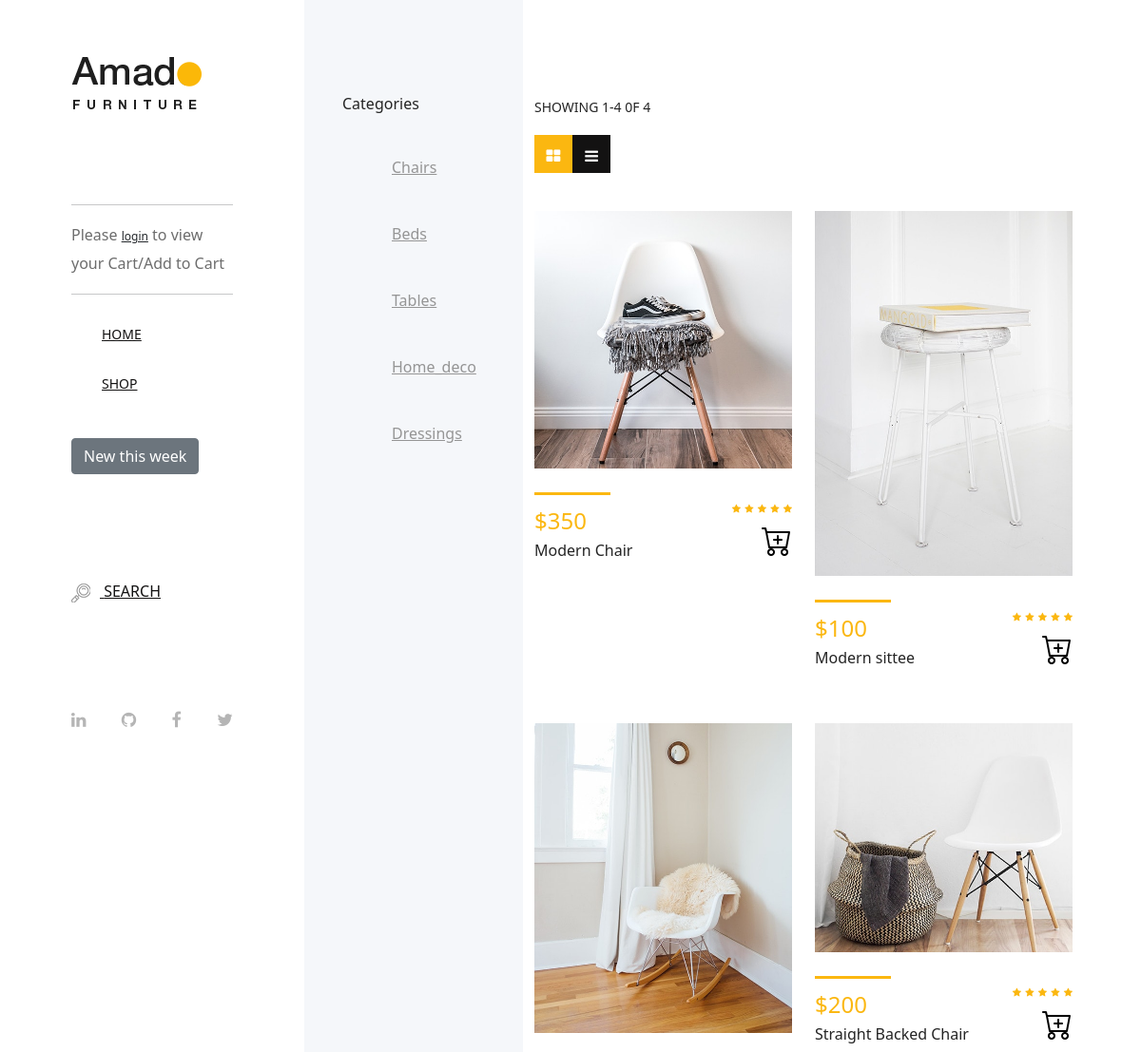
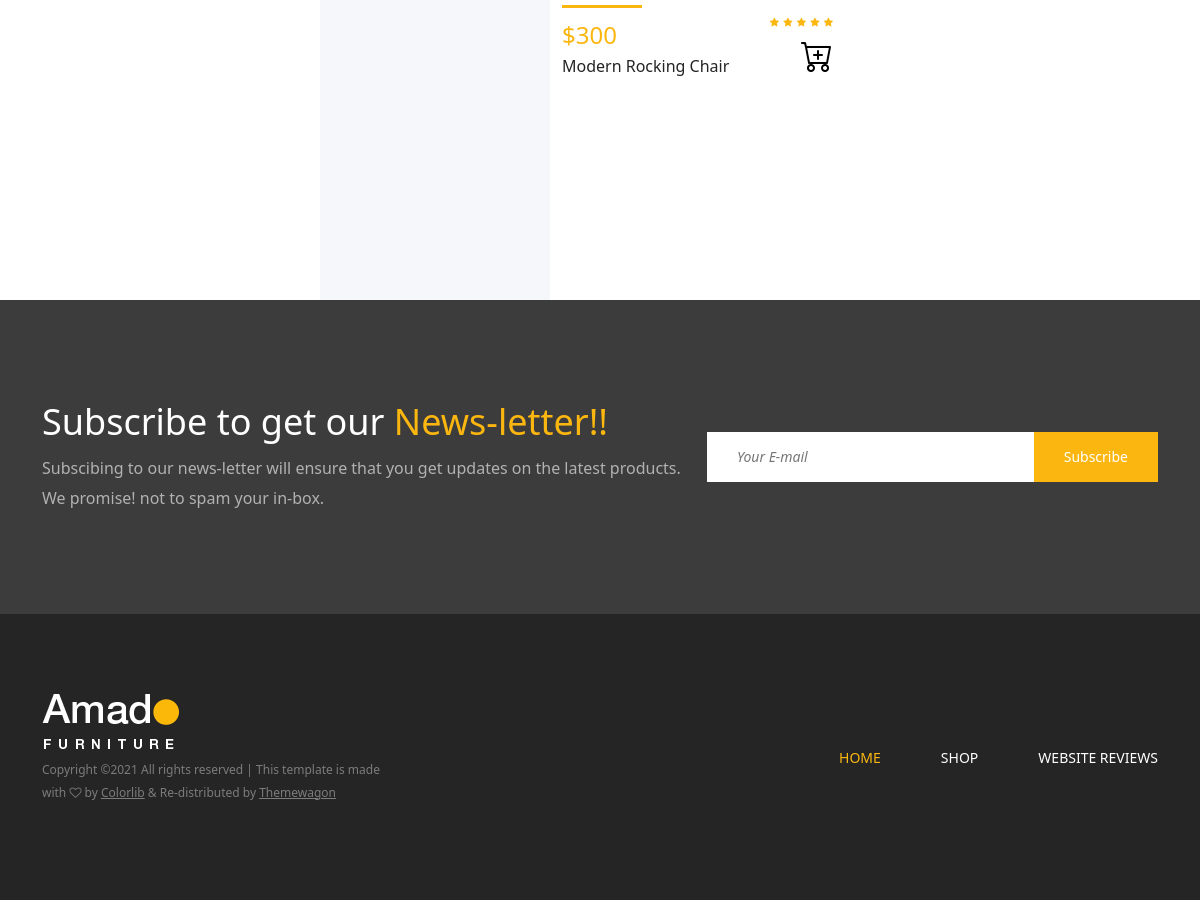
Page /category/chairs on the committed database (2 pictures, top to bottom).
### main/models.py (models this page shows, shortened)
class Product(models.Model):
    Category_choices = [
    ('chairs', 'chairs'),
    ('beds', 'beds'),
    ('tables', 'tables'),
    ('home_deco', 'home_deco'),
    ('dressings', 'dressings')
]
    name = models.CharField(max_length=100)
    price = models.IntegerField(null=False, blank=False)
    image = models.ImageField(upload_to ='products/')
    category = models.CharField(choices=Category_choices, max_length=50)
    date = models.DateTimeField(default=datetime.now)
    def categories(self):
        cat = self.Category_choices
        cat2 = []
        for choices in cat:
            cat2.append(choices[-1])
        return  cat2

### main/views.py (the view)
# urls.py: path('category/<str:cat>', CategoryView.as_view(), name='category'),
class CategoryView(View):
    def get(self, request, cat, *args, **kwargs):
        products = Product.objects.filter(category=cat)
        paginator = Paginator(products, 6)
        page_number = request.GET.get('page')
        page_obj = paginator.get_page(page_number)
        prod = Product().categories
        if not request.user.is_authenticated:
             total_no_of_products = 0
        else:
            cart_objects = Cart.objects.filter(user = request.user)
            total_no_of_products = cart_objects.count()
        context= {
            'page_obj': page_obj,
            'paginator': paginator,
            'categories': prod,
            'total_no_of_products': total_no_of_products,
        }
        return render(request, 'main/category.html', context)

### main/templates/main/category.html (shortened to what this page needs)
{% extends 'main/base.html' %}
{% block content %}
<div class="shop_sidebar_area">
    <div class="widget catagory mb-50">
        <h6 class="widget-title mb-30">Categories</h6>
        <div class="catagories-menu">
            {% for cat in categories %}
                <ul>
                    <li><a href="{% url 'category' cat %}">{{ cat }}</a></li>
                </ul>
            {% endfor %}
        </div>
    </div>
</div>
<div class="amado_product_area section-padding-100">
    <div class="container-fluid">
        <div class="row">
            <div class="col-12">
                <div class="product-topbar d-xl-flex align-items-end justify-content-between">
                    <div class="total-products">
                        <p>Showing 1-{{ page_obj.object_list.count }} 0f {{ paginator.count }}</p>
                        <div class="view d-flex">
                            <a href="#"><i class="fa fa-th-large" aria-hidden="true"></i></a>
                            <a href="#"><i class="fa fa-bars" aria-hidden="true"></i></a>
                        </div>
                    </div>
                </div>
            </div>
        </div>
        <div class="row">
            {% for product in page_obj %}
            <div class="col-12 col-sm-6 col-md-12 col-xl-6">
                <div class="single-product-wrapper">
                    <div class="product-img">
                        <img src="{{ product.image.url }}" alt="product image">
                    </div>
                    <div class="product-description d-flex align-items-center justify-content-between">
                        <div class="product-meta-data">
                            <div class="line"></div>
                            <p class="product-price">${{ product.price }}</p>
                            <h6>{{ product.name }}</h6>
                        </div>
                        <div class="ratings-cart text-right">
                            <div class="ratings">
                                <i class="fa fa-star" aria-hidden="true"></i>
                                <i class="fa fa-star" aria-hidden="true"></i>
                                <i class="fa fa-star" aria-hidden="true"></i>
                                <i class="fa fa-star" aria-hidden="true"></i>
                                <i class="fa fa-star" aria-hidden="true"></i>
                            </div>
                            <div class="cart">
                                <a href="{% url 'product_detail' product.pk %}" data-toggle="tooltip" data-placement="left" title="Add to Cart"><i class="bi bi-cart-plus" style="font-size: 2rem; color: black;"></i></a>
                            </div>
                        </div>
                    </div>
                </div>
            </div>
            {% endfor %}
        </div>
        <div class="row">
            <div class="col-12">
            </div>
        </div>
    </div>
</div>
</div>
{% endblock content %}

### static/main/css/core-style.css (style rules this page uses)
* { margin: 0; padding: 0; }
body { font-family: "helveticaneuemedium"; font-size: 16px; }
h1, h2, h3, h4, h5, h6 { color: #242424; line-height: 1.3; font-weight: 400; }
p { color: #6d6d6d; font-size: 16px; line-height: 1.9; font-weight: 400; }
a { -webkit-transition: all 500ms ease 0s; transition: all 500ms ease 0s; text-decoration: none; outline: 0 solid transparent; color: #131212; font-weight: 400; font-size: 12px; }
ul, ol { margin: 0; }
ul li, ol li { list-style: none; }
img { height: auto; max-width: 100%; }
.mb-30 { margin-bottom: 30px !important; }
.mb-50 { margin-bottom: 50px !important; }
.section-padding-100 { padding-top: 100px; padding-bottom: 100px; }
.main-content-wrapper .shop_sidebar_area { position: relative; z-index: 1; -webkit-box-flex: 0; -ms-flex: 0 0 230px; flex: 0 0 230px; width: 230px; max-width: 230px; background-color: #f5f7fa; padding: 100px 40px; }
.main-content-wrapper .amado_product_area { position: relative; z-index: 1; -webkit-box-flex: 0; -ms-flex: 0 0 calc(95% - 550px); flex: 0 0 calc(95% - 550px); width: calc(95% - 550px); max-width: calc(95% - 550px); }
.single-product-wrapper { position: relative; z-index: 1; margin-bottom: 50px; overflow: hidden; background-color: #ffffff; }
.single-product-wrapper .product-img { position: relative; z-index: 1; overflow: hidden; }
.single-product-wrapper .product-img img { width: 100%; -webkit-transition-duration: 500ms; transition-duration: 500ms; }
.single-product-wrapper .product-description { position: relative; z-index: 1; margin-top: 25px; }
.single-product-wrapper .product-description .product-meta-data .line { width: 80px; height: 3px; background-color: #fbb710; margin-bottom: 15px; display: block; }
.single-product-wrapper .product-description .product-meta-data .product-price { line-height: 1; color: #fbb710; font-size: 24px; margin-bottom: 10px; }
.single-product-wrapper .product-description .ratings-cart .ratings i { font-size: 10px; color: #fbb710; }
.single-product-wrapper .product-description .ratings-cart .cart { display: block; }
.widget { position: relative; z-index: 1; }
.widget .widget-title { font-size: 16px; text-transform: capitalize; color: #242424; }
.widget .catagories-menu li a { text-transform: capitalize; font-size: 16px; padding: 15px 0 15px 20px; display: block; font-weight: 400; color: #959595; }
.product-topbar { position: relative; z-index: 100; margin-bottom: 40px; }
.product-topbar .total-products p { margin-bottom: 15px; font-size: 14px; color: #242424; text-transform: uppercase; }
.product-topbar .total-products .view a { -webkit-box-flex: 0; -ms-flex: 0 0 40px; flex: 0 0 40px; width: 40px; height: 40px; background-color: #131212; color: #fff; font-size: 16px; text-align: center; line-height: 44px; }
.product-topbar .total-products .view a:first-child { background-color: #fbb710; }

### rows in the picture
Product: image (picture), price "350", name "Modern Chair"
Product: image (picture), price "100", name "Modern sittee"
Product: image (picture), price "300", name "Modern Rocking Chair"
Product: image (picture), price "200", name "Straight Backed Chair"

### other values in the picture
{{ cat }} "Chairs" "Beds" "Tables" "Home_deco" "Dressings"
{{ page_obj.object_list.count }} "4"
{{ paginator.count }} "4"
